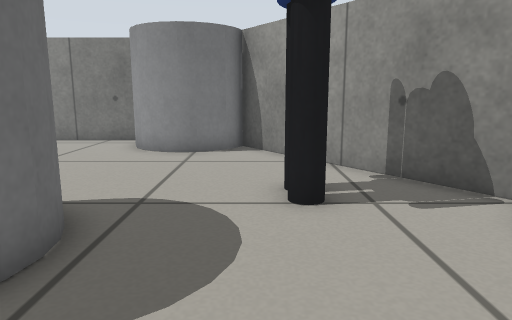
view 1 (above)

19 first-person views from a walk through a world built for the Gazebo simulator. The camera is 0.45 m above the floor, tilts 10° down and sees 70° across. The floor is counted in squares, 0.25 m on a side. Each view is taken from the middle of a square. On the plan, view 1 faces up. The plan holds only what a view shows up to about 18 squares ahead; the rest is blank. The robots in the file are not drawn. Simple shapes stand in for some stock models.

view 2
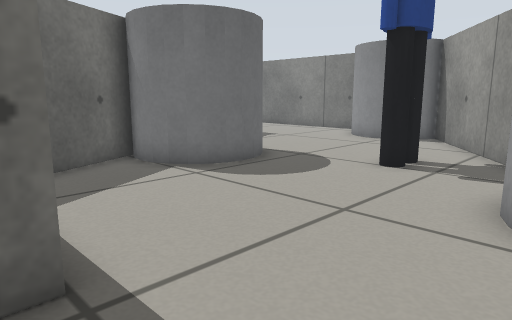

view 3
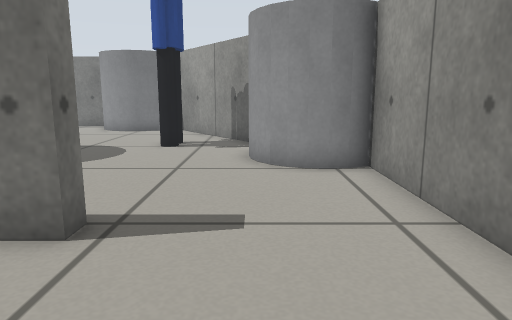

view 4
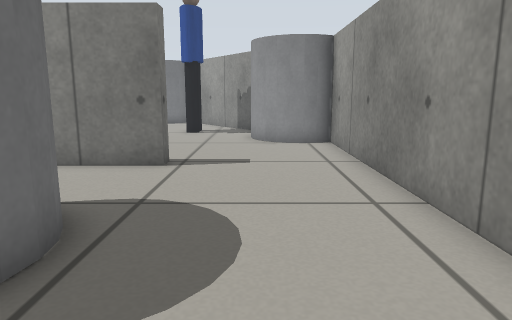

view 5
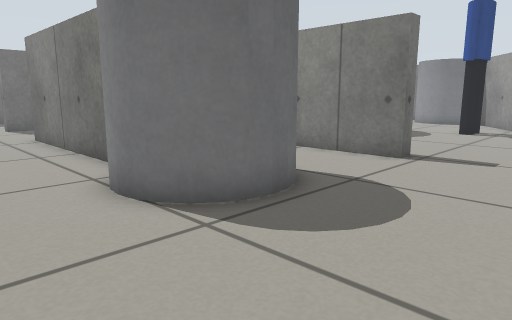

view 6
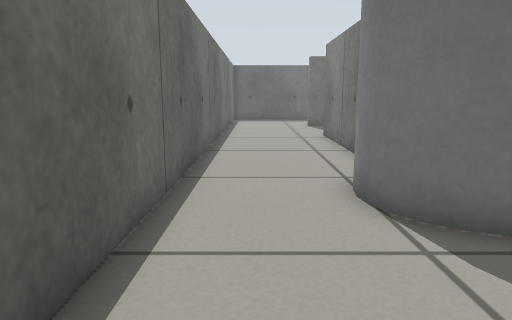

view 7
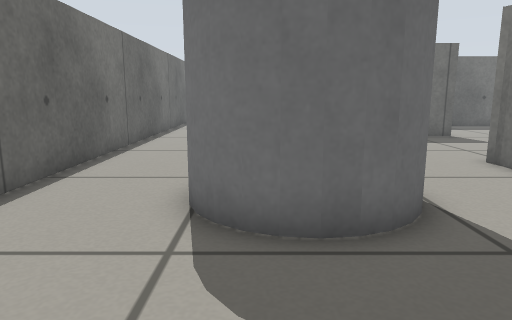

view 8
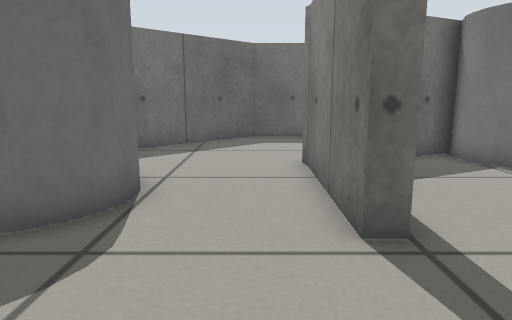

view 9
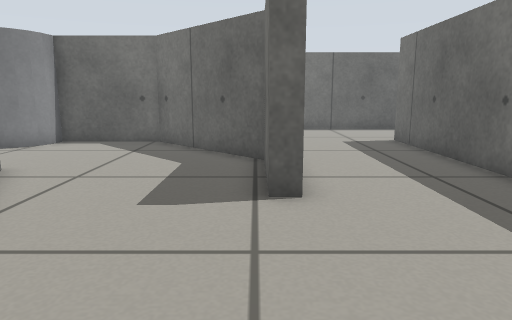

view 10
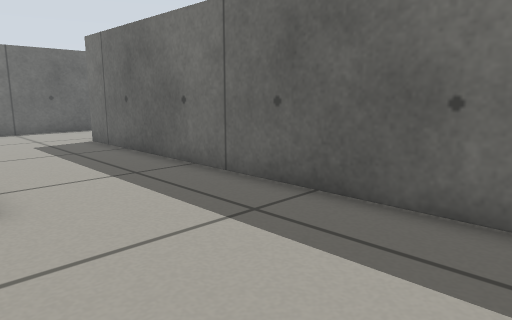

view 11
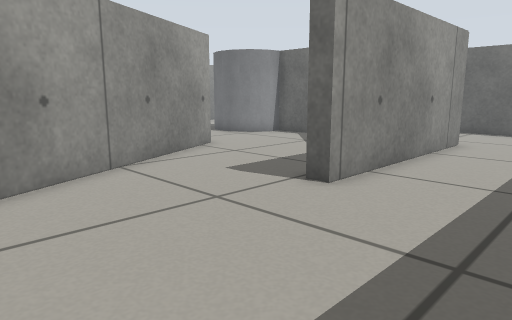

view 12
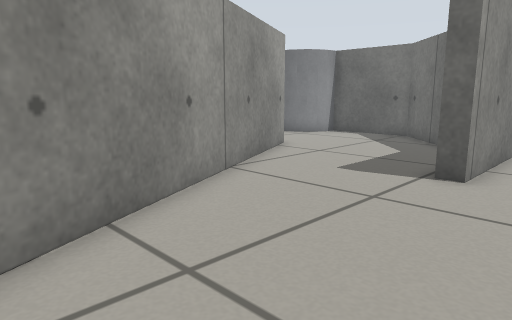

view 13
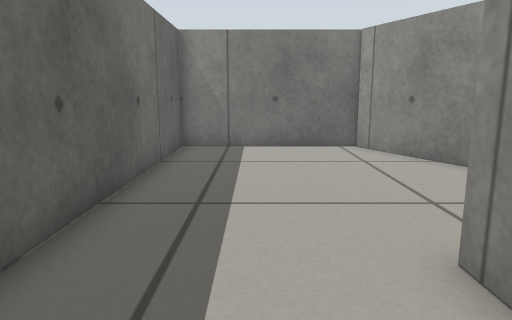

view 14
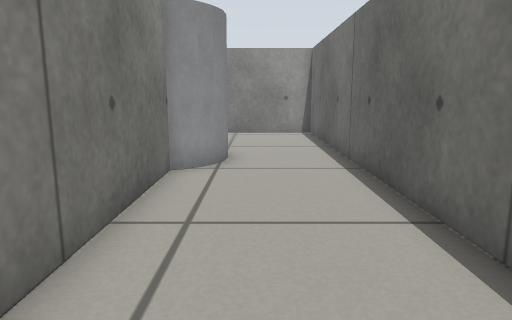

view 15
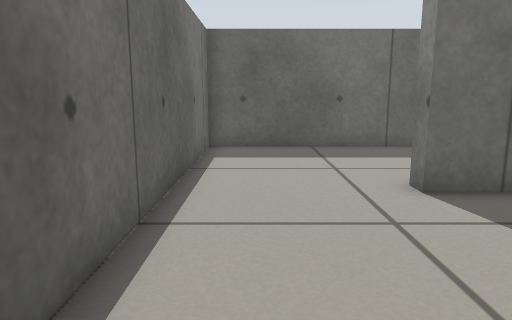

view 16
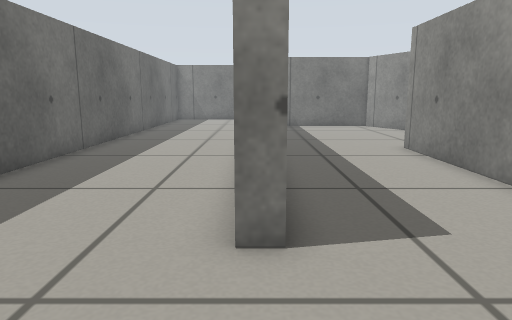

view 17
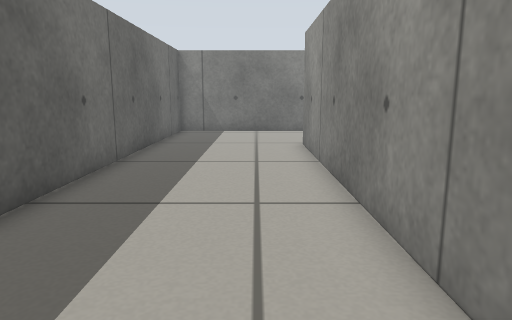

view 18
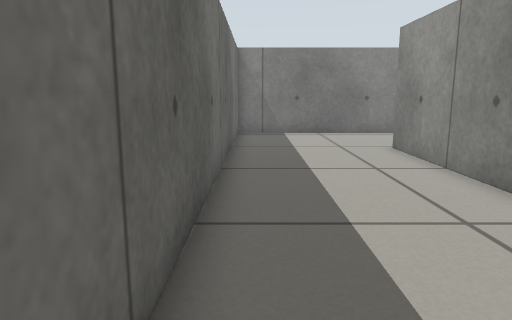

view 19
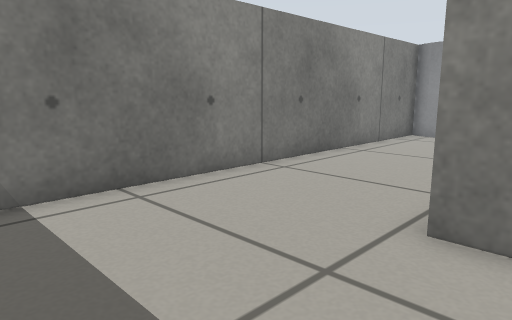

### Floor plan
Key: @ floor where view 1 was taken; # wall or solid block; . floor; C grey cylinder; P person.
Columns run from 22 left of view 1 to 7 right of it. Each row starts with its distance up from view 1.
 15 ###################
 14 #.................C
 13 #.................C  C#
 12 #.............. ..CCCC##
 11 #...........    .......##
 10 #........       ........#
  9 #.....########  ........##
  8 #.....#......## .........##
  7 #.....#.......#  ......P..##
  6 #.....#.......##   ....P...#
  5 #.....#........#   C......
  4 #.....#........#   C......C
  3 #.....#........##  C......CC
  2 #.....#.........#CCC.......CC#
  1 #.....#.........##...........#
  0 #.....#..........#....@......#
 -1 #.....#....##....##..........#
 -2 #.....#....##.....##   #.....#
 -3 #.....#....##......#####.....#
 -4 #.....#....##................#
 -5 #.....#....###...............#
 -6 #.....#....####......CC......#
 -7 #.....#....#  ##....CCCC.....#
 -8 #.....#....#  ######C  C.....#
 -9 #..........##########  C.....#
-10 #....................CCC.....#
-11 #............................#
-12 #............................#
-13 #............................#
-14 ##############################

Where each view was taken, in squares from view 1:
view 1: 0 up, 0 right, facing up
view 2: 3 down, 5 right, facing up-left
view 3: 7 down, 4 right, facing up
view 4: 12 down, 4 right, facing up
view 5: 13 down, 6 right, facing up-left
view 6: 12 down, 6 right, facing left
view 7: 9 down, 6 right, facing left
view 8: 4 down, 6 right, facing left
view 9: 6 up, 10 left, facing down
view 10: 6 up, 10 left, facing down-left
view 11: 6 up, 15 left, facing down-right
view 12: 8 up, 13 left, facing down-right
view 13: 4 down, 13 left, facing up
view 14: 11 down, 11 left, facing right
view 15: 12 down, 9 left, facing left
view 16: 13 down, 16 left, facing up
view 17: 4 down, 18 left, facing up
view 18: 3 down, 21 left, facing up
view 19: 8 up, 21 left, facing up-right
